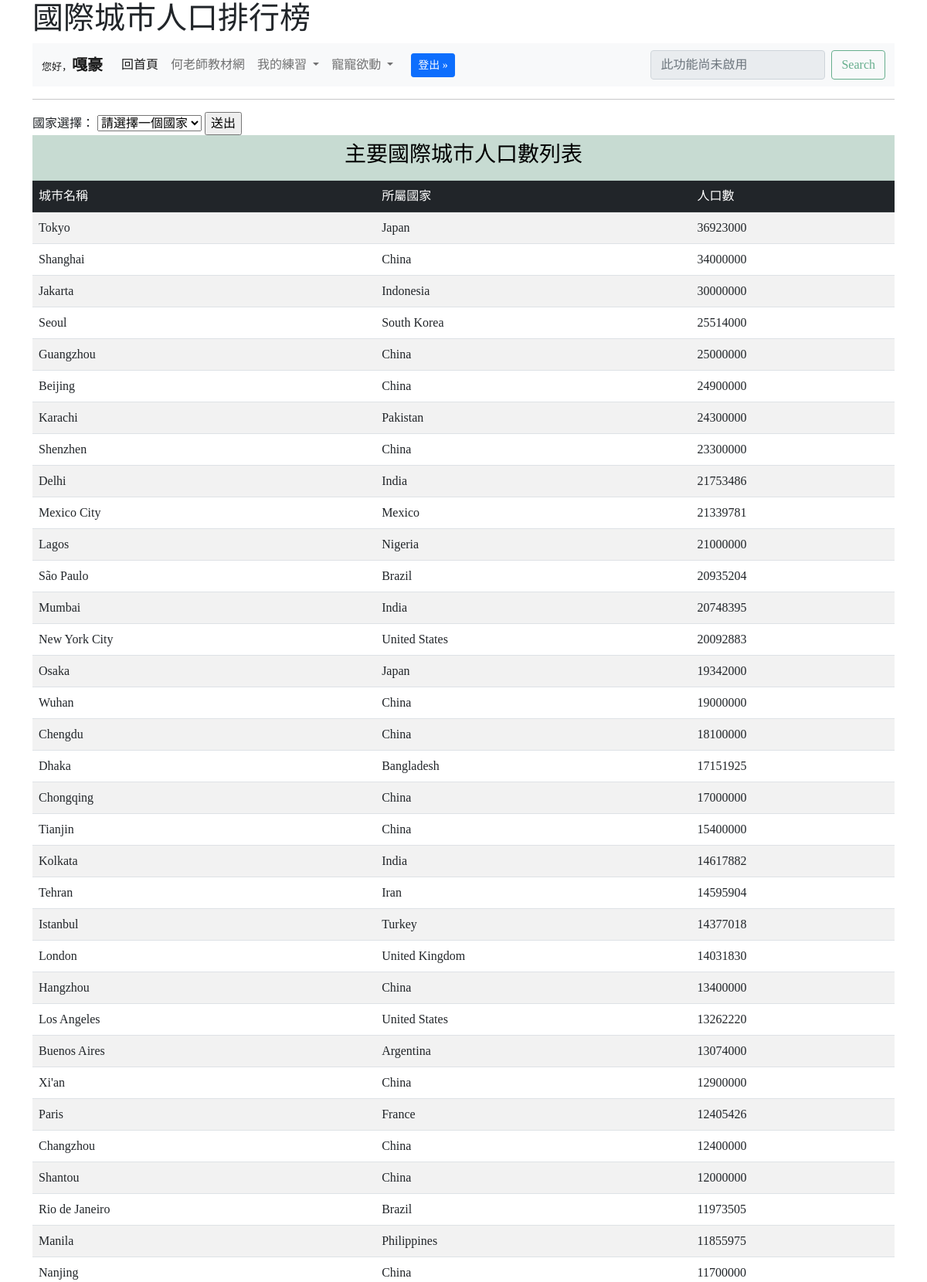
Page /rank/ (signed in, upper part) on the committed database.
### mysite/models.py (models this page shows, shortened)
class City(models.Model):
	name = models.CharField(max_length=50)
	country = models.ForeignKey(Country, on_delete=models.CASCADE)
	population = models.IntegerField()

class Country(models.Model):
	country_id = models.IntegerField()
	name = models.CharField(max_length=50)
	def __str__(self):
		return self.name

### mysite/views.py (the view)
# urls.py: path('rank/', views.rank),
@login_required(login_url="/login/")
def rank(request):
	if request.method == 'POST':
		id = request.POST['id']
		if id.strip() == 'default':
			return redirect("/rank/")
		try:
			country = Country.objects.get(id=id)
		except:
			return redirect("/rank/")
		cities = City.objects.filter(country=country).order_by('-population')
	else:
		cities = City.objects.all().order_by('-population')
	countries = Country.objects.all()
	return render(request, "rank.html", locals())

### templates/rank.html (shortened to what this page needs)
{% extends "base.html" %}
{% block headmessage %} 國際城市人口排行榜 {% endblock %}
{% block main %}
	<hr>
	<form action="/rank/" method="POST">
		國家選擇：
		<select name="id">
			<option value="default">請選擇一個國家</option>
		</select>
		<input type="submit" value="送出">
	</form>
	<table class="table table-striped">
		<tr class="table-success"><td colspan="3" align="center"><h3>主要國際城市人口數列表</h3></td></tr>
		<tr class="table-dark">
			<td>城市名稱</td><td>所屬國家</td><td>人口數</td>
		</tr>
		{% for city in cities %}
			<tr>
				<td>{{ city.name }}</td>
				<td>{{ city.country }}</td>
				<td>{{ city.population }}</td>
			</tr>
		{% endfor %}
	</table>
{% endblock %}

### templates/menu.html (shortened to what this page needs)
<nav class="navbar navbar-expand-lg navbar-light bg-light">
  <div class="container-fluid">
    <a class="navbar-brand" href="#">
      {% if request.user.is_authenticated %}
        <font size="2">您好，</font><b>{{ request.user.first_name }}</b>
      {% else %}
        懶得登入的人
      {% endif %}
    </a>
    <div class="collapse navbar-collapse" id="navbarSupportedContent">
      <ul class="navbar-nav me-auto mb-2 mb-lg-0">
        <li class="nav-item">
          <a class="nav-link active" aria-current="page" href="/">回首頁</a>
        </li>
        <li class="nav-item">
          <a class="nav-link" href="https://104.es">何老師教材網</a>
        </li>
        <li class="nav-item dropdown">
          <a class="nav-link dropdown-toggle" href="#" id="navbarDropdown" role="button" data-bs-toggle="dropdown" aria-expanded="false">
            我的練習
          </a>
        </li>
        <li class="nav-item dropdown">
          <a class="nav-link dropdown-toggle" href="#" id="navbarDropdown" role="button" data-bs-toggle="dropdown" aria-expanded="false">
            寵寵欲動
          </a>
        </li>
        {% if request.user.is_authenticated %}
          <li class="nav-item">
              <a class="btn btn-lg btn-primary btn-sm" style="margin-top:5px;margin-left:15px" href="{% url 'Logout' %}" role="button">登出 &#187;</a>
          </li>
        {% endif %}
      </ul>
      <form class="d-flex">
        <input class="form-control me-2" type="search" placeholder="此功能尚未啟用" disabled="disabled" aria-label="Search">
        <button class="btn btn-outline-success" type="submit" disabled="disabled">Search</button>
      </form>
    </div>
  </div>
</nav>

### rows in the picture
City: name "Tokyo", country "Japan", population "36923000"
City: name "Shanghai", country "China", population "34000000"
City: name "Jakarta", country "Indonesia", population "30000000"
City: name "Seoul", country "South Korea", population "25514000"
City: name "Guangzhou", country "China", population "25000000"
City: name "Beijing", country "China", population "24900000"
City: name "Karachi", country "Pakistan", population "24300000"
City: name "Shenzhen", country "China", population "23300000"
City: name "Delhi", country "India", population "21753486"
City: name "Mexico City", country "Mexico", population "21339781"
City: name "Lagos", country "Nigeria", population "21000000"
City: name "São Paulo", country "Brazil", population "20935204"
City: name "Mumbai", country "India", population "20748395"
City: name "New York City", country "United States", population "20092883"
City: name "Osaka", country "Japan", population "19342000"
City: name "Wuhan", country "China", population "19000000"
City: name "Chengdu", country "China", population "18100000"
City: name "Dhaka", country "Bangladesh", population "17151925"
City: name "Chongqing", country "China", population "17000000"
City: name "Tianjin", country "China", population "15400000"
City: name "Kolkata", country "India", population "14617882"
City: name "Tehran", country "Iran", population "14595904"
City: name "Istanbul", country "Turkey", population "14377018"
City: name "London", country "United Kingdom", population "14031830"
City: name "Hangzhou", country "China", population "13400000"
City: name "Los Angeles", country "United States", population "13262220"
City: name "Buenos Aires", country "Argentina", population "13074000"
City: name "Xi'an", country "China", population "12900000"
City: name "Paris", country "France", population "12405426"
City: name "Changzhou", country "China", population "12400000"
City: name "Shantou", country "China", population "12000000"
City: name "Rio de Janeiro", country "Brazil", population "11973505"
City: name "Manila", country "Philippines", population "11855975"
City: name "Nanjing", country "China", population "11700000"

### other values in the picture
{{ request.user.first_name }} "嘎豪"
